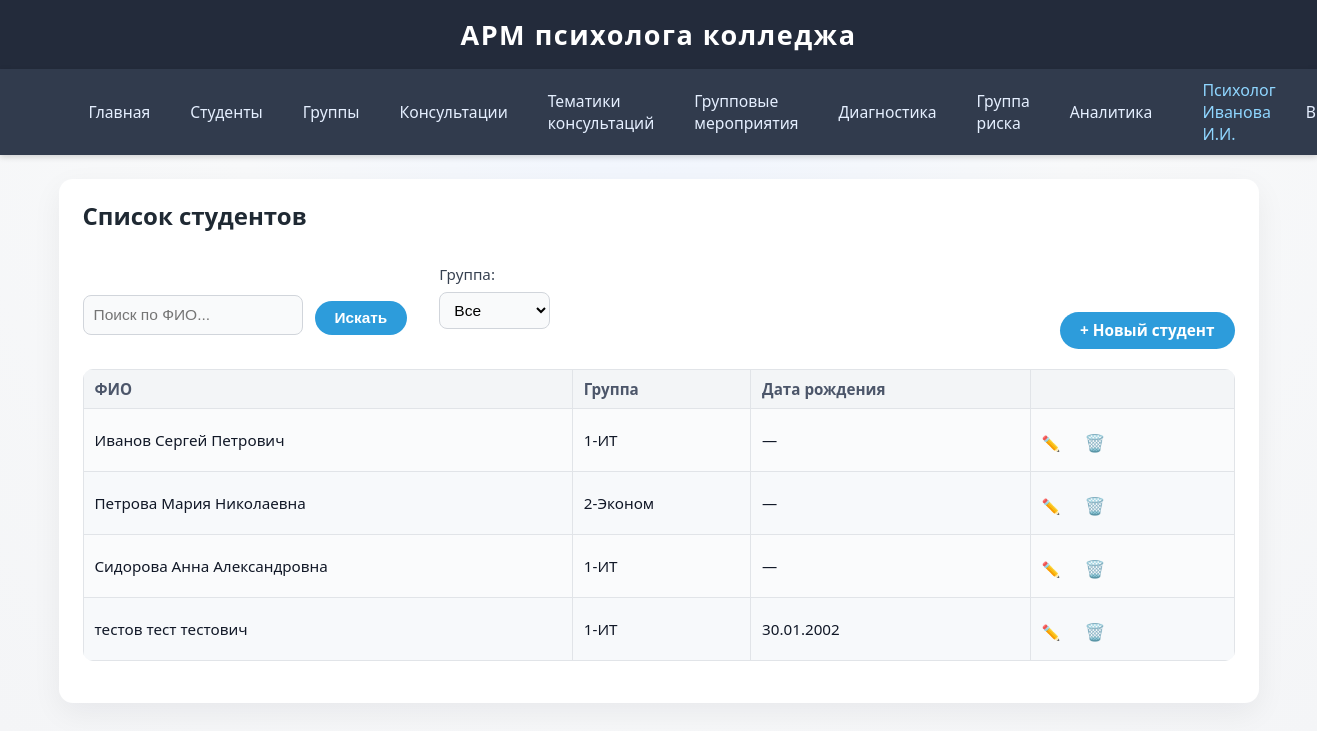
Screenshot of /students/ (signed in) with the database file from the repository.
### app/models.py (models this page shows, shortened)
class User(db.Model, UserMixin):
    __tablename__ = 'users'
    id = db.Column(db.Integer, primary_key=True)
    username = db.Column(db.String(64), unique=True, nullable=False)
    password_hash = db.Column(db.String(128), nullable=False)
    role = db.Column(db.String(16), nullable=False, default='psychologist')  # 'psychologist', 'admin', or 'viewer'
    full_name = db.Column(db.String(128), nullable=True)
    group_events = db.relationship('GroupEvent', backref='psychologist_user', lazy=True)
    test_results = db.relationship('TestResult', backref='psychologist_user', lazy=True)

class Student(db.Model):
    __tablename__ = 'students'
    id = db.Column(db.Integer, primary_key=True)
    full_name = db.Column(db.String(128), nullable=False)
    group_id = db.Column(db.Integer, db.ForeignKey('groups.id'), nullable=True)
    date_of_birth = db.Column(db.Date, nullable=True)
    consultations = db.relationship('Consultation', backref='student', lazy=True)
    test_results = db.relationship('TestResult', backref='student', lazy=True)
    risk_records = db.relationship('RiskGroup', backref='student', lazy=True)

class Group(db.Model):
    __tablename__ = 'groups'
    id = db.Column(db.Integer, primary_key=True)
    name = db.Column(db.String(64), unique=True, nullable=False)
    students = db.relationship('Student', backref='group', lazy=True)
    events = db.relationship('GroupEvent', backref='group', lazy=True)

### app/routes/students.py (the view)
@students_bp.route('/', methods=['GET', 'POST'])
@login_required
def list_students():
    form = SearchForm()
    group_id = request.args.get('group_id', type=int)
    query = Student.query
    if group_id:
        query = query.filter_by(group_id=group_id)
    search = form.query.data if form.validate_on_submit() else request.args.get('query', '')
    if search:
        query = query.filter(Student.full_name.ilike(f"%{search}%"))
    students = query.order_by(Student.full_name).all()
    groups = Group.query.all()
    return render_template('students/list.html', students=students, groups=groups, form=form, group_id=group_id, search=search)

### app/forms.py
class SearchForm(FlaskForm):
    query = StringField('Поиск', validators=[Optional()])
    submit = SubmitField('Искать')

### app/templates/students/list.html (shortened to what this page needs)
{% extends 'base.html' %}
{% block content %}
<h2>Список студентов</h2>
<div class="filter-row">
    <form method="get" class="search-box" style="margin-right:10px;">
        {{ form.query(size=24, placeholder="Поиск по ФИО...") }}
        <button type="submit" class="btn">Искать</button>
    </form>
    <form method="get">
        <label for="group_id">Группа:</label>
        <select name="group_id" id="group_id" onchange="this.form.submit()">
            <option value="">Все</option>
        </select>
    </form>
    <a href="{{ url_for('students.add_student') }}" class="btn">+ Новый студент</a>
</div>
<table>
    <thead>
        <tr>
            <th>ФИО</th>
            <th>Группа</th>
            <th>Дата рождения</th>
            <th></th>
        </tr>
    </thead>
    <tbody>
    {% for s in students %}
        <tr>
            <td>{{ s.full_name }}</td>
            <td>{{ s.group.name if s.group else '—' }}</td>
            <td>{% if s.date_of_birth %}{{ s.date_of_birth.strftime('%d.%m.%Y') }}{% else %}—{% endif %}</td>
            <td>
                <a href="{{ url_for('students.edit_student', student_id=s.id) }}" title="Редактировать">✏️</a>
                <form method="post" action="{{ url_for('students.delete_student', student_id=s.id) }}"
                      style="display:inline;" class="delete-form">
                    <button type="submit" title="Удалить" style="background:none;border:none;color:#e74c3c;font-size:1.1em;cursor:pointer;">🗑️</button>
                </form>
            </td>
        </tr>
    {% else %}
        <tr>
            <td colspan="4"><i>Нет студентов.</i></td>
        </tr>
    {% endfor %}
    </tbody>
</table>
{% endblock %}

### app/templates/base.html (shortened to what this page needs)
<!DOCTYPE html>
<html lang="ru">
<head>
    <link rel="stylesheet" href="{{ url_for('static', filename='css/style.css') }}">
</head>
<body>
    <header>
        <div style="font-size:1.3em; font-weight:600;">АРМ психолога колледжа</div>
    </header>
    <nav style="background:#313b4d; padding:10px 0;">
        <div class="container" style="display:flex;gap:20px;align-items:center;">
            <a href="{{ url_for('index') }}">Главная</a>
            <a href="{{ url_for('students.list_students') }}">Студенты</a>
            <a href="{{ url_for('groups.list_groups') }}">Группы</a>
            <a href="{{ url_for('consultations.list_consultations') }}">Консультации</a>
            <a href="{{ url_for('consultation_topics.list_topics') }}">Тематики консультаций</a>
            <a href="{{ url_for('group_events.list_events') }}">Групповые мероприятия</a>
            <a href="{{ url_for('diagnostics.list_results') }}">Диагностика</a>
            <a href="{{ url_for('risk_groups.list_risk') }}">Группа риска</a>
            <a href="{{ url_for('analytics.overview') }}">Аналитика</a>
            {% if current_user.is_authenticated %}
                <span style="color:#8fd6ff;font-weight:500;">
                    {{ current_user.full_name or current_user.username }}
                </span>
                <a href="{{ url_for('auth.logout') }}">Выйти</a>
            {% else %}
                <a href="{{ url_for('auth.login') }}">Войти</a>
            {% endif %}
        </div>
    </nav>
    <div class="container">
        {% block content %}
        {% endblock %}
    </div>
</body>
</html>

### app/static/css/style.css (style rules this page uses)
body { background: radial-gradient(circle at top, #eef4ff 0, #f8f9fa 45%, #f4f5f7 100%); font-family: "Segoe UI", -apple-system, BlinkMacSystemFont, "Roboto", Arial, sans-serif; font-size: 16px; margin: 0; padding: 0; color: #111827; }
header { background: #232b3b; color: #fff; padding: 16px 0; text-align: center; font-size: 1.3em; letter-spacing: 1.5px; font-weight: 600; box-shadow: 0 2px 6px rgba(0,0,0,0.18); }
nav { box-shadow: 0 2px 6px rgba(0,0,0,0.16); }
nav .container { max-width: 1200px; margin: 0 auto; padding: 0 20px; background: transparent; border-radius: 0; box-shadow: none; }
nav a { color: #e5efff; text-decoration: none; font-size: 0.98rem; padding: 6px 10px; border-radius: 6px; transition: background 0.15s, color 0.15s, transform 0.1s; }
body > .container { max-width: 1200px; margin: 24px auto 32px auto; padding: 20px 24px 26px 24px; background: #ffffff; border-radius: 14px; box-shadow: 0 10px 30px rgba(15, 23, 42, 0.06); }
.container { box-sizing: border-box; }
h1, h2, h3 { color: #1f2933; font-weight: 600; margin-top: 0; }
h2 { margin-bottom: 8px; }
table { width: 100%; border-collapse: collapse; margin: 16px 0; background: #fafbfc; border-radius: 10px; overflow: hidden; }
th, td { border: 1px solid #e1e4e8; padding: 9px 11px; text-align: left; vertical-align: middle; font-size: 0.95rem; }
th { background: #f3f5f7; color: #4c566a; font-weight: 600; }
tr:nth-child(even) td { background: #f7f9fb; }
form { margin: 20px 0; }
label { display: block; margin-bottom: 6px; font-weight: 500; color: #374151; font-size: 0.95rem; }
.form-control, input[type="text"], input[type="password"], input[type="date"], input[type="datetime-local"], select, textarea { width: 100%; padding: 8px 10px; font-size: 0.97rem; border: 1px solid #d1d5db; border-radius: 8px; outline: none; background: #f9fafb; box-sizing: border-box; margin-top: 2px; transition: border-color 0.15s, box-shadow 0.15s, background 0.15s; }
button, .btn { background: #2d9cdb; color: #fff; border: none; border-radius: 999px; padding: 8px 20px; font-size: 0.96rem; font-weight: 600; cursor: pointer; transition: background 0.15s, box-shadow 0.15s, transform 0.08s; margin-top: 8px; display: inline-flex; align-items: center; justify-content: center; gap: 6px; }
a { color: #2563eb; text-decoration: none; transition: color 0.17s; }
.search-box { margin: 0 0 14px 0; display: flex; gap: 12px; flex-wrap: wrap; }
.search-box input[type="text"] { width: 220px; min-width: 150px; }
.filter-row { margin: 12px 0 20px 0; display: flex; gap: 22px; align-items: flex-end; flex-wrap: wrap; }

### rows the page displays
User: full_name "Психолог Иванова И.И."
Student: full_name "Иванов Сергей Петрович", group "1-ИТ"
Student: full_name "Петрова Мария Николаевна", group "2-Эконом"
Student: full_name "Сидорова Анна Александровна", group "1-ИТ"
Student: full_name "тестов тест тестович", group "1-ИТ", date_of_birth "30.01.2002"
